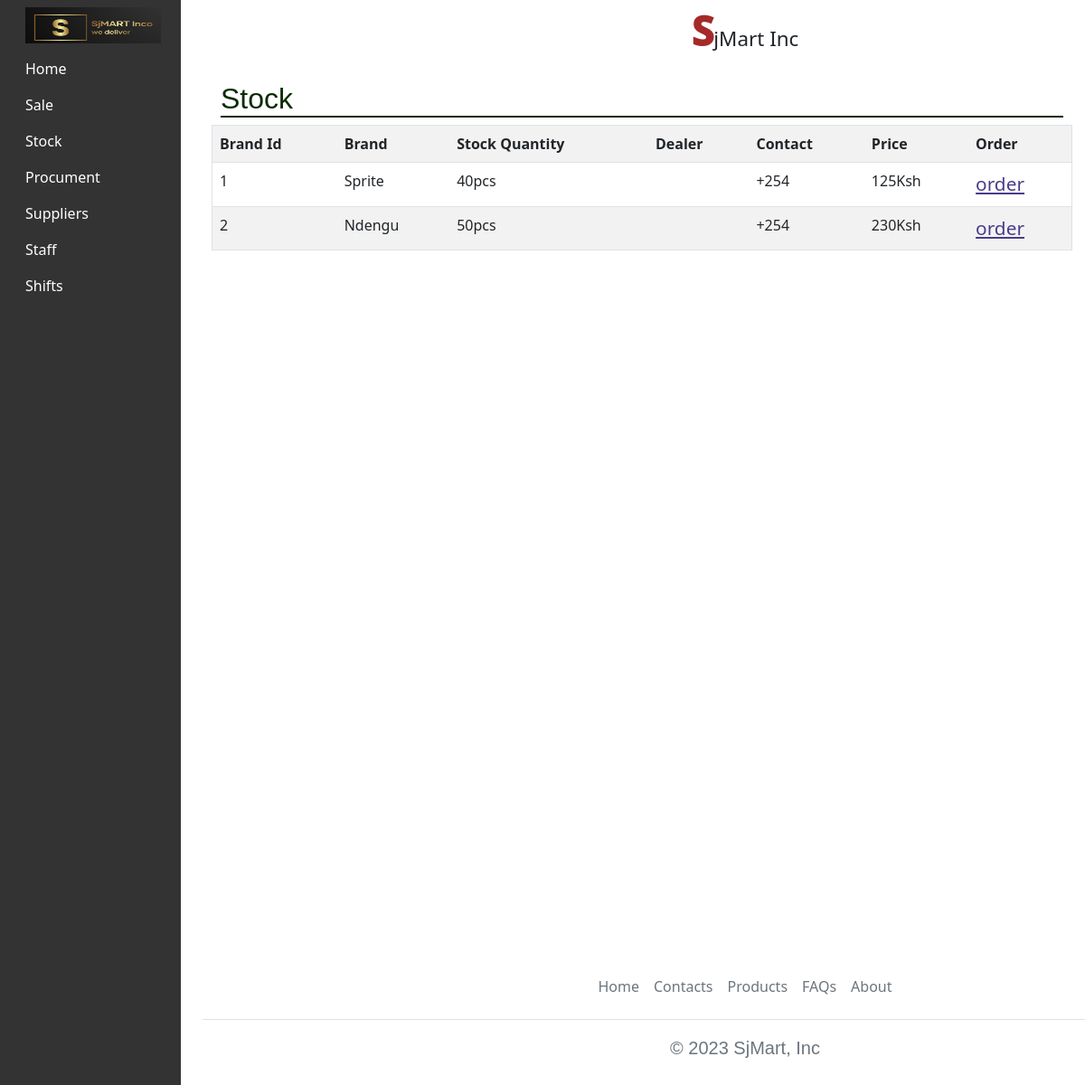
Screenshot of /mart/products with the database file from the repository.
### mart/models.py (models this page shows, shortened)
class Acquisition(models.Model):
    brand_id = models.AutoField(primary_key=True)
    name = models.ForeignKey("name",on_delete=models.CASCADE,null=True)
    distr = models.ForeignKey('suppliers',null=True,on_delete=models.CASCADE)
    brand = models.CharField(max_length=45, null=True)
    price = models.IntegerField(null=True)
    quantity = models.IntegerField(null = True)

### mart/views.py (the view)
# urls.py: path("products",views.goods,name='goods'),
def goods(request):
    stock  = Acquisition.objects.all()
    context = {
        "objects":stock,
    }
    return render(request,"mart/goods.html",context)

### mart/templates/mart/goods.html (shortened to what this page needs)
<!DOCTYPE html>
<html>
    <head>
        {%load static%}
        <link rel="stylesheet" href="{% static 'mart/style.css' %}">
        <link href="https://cdn.jsdelivr.net/npm/bootstrap@5.1.3/dist/css/bootstrap.min.css" rel="stylesheet">
    </head>
    <body>
<div class="container-fluid">
  <div class="row">
    <nav class="col-md-2 d-none d-md-block sidebar custom-bg-color">
      <div class="sidebar-sticky">
        <ul class="nav flex-column">
          <li class="nav-item">
            <a class="nav-link" href="#"><img src="{% static 'mart/images/logo.png' %}"  alt="not found"></a>
          </li>
          <li class="nav-item">
            <a class="nav-link active" href="{% url 'mart:home' %}">Home</a>
          </li>
          <li class="nav-item">
            <a class="nav-link" href="{% url 'mart:sales' %}">Sale</a>
          </li>
          <li class="nav-item">
            <a class="nav-link" href="{% url 'mart:goods' %}">Stock</a>
          </li>
          <li class="nav-item">
            <a class="nav-link" href="{% url 'mart:purchase' %}">Procument</a>
          </li>
          <li class="nav-item">
            <a class="nav-link" href="{% url 'mart:suppliers' %}">Suppliers</a>
          </li>
          <li class="nav-item">
            <a class="nav-link" href="{% url 'mart:staff' %}">Staff</a>
          </li>
          <li class="nav-item">
            <a class="nav-link" href="{% url 'mart:shifts' %}">Shifts</a>
          </li>
        </ul>
      </div>
    </nav>
    <main role="main" class="col-md-9 ml-sm-auto col-lg-10 px-md-4">
      <header class="head">SjMart Inc</header>
      <div style="margin-top: 90px;margin-bottom: 70px;">
        <h2>Stock</h2>
        <table class="table table-striped">
            <th>Brand Id</th>
            <th>Brand</th>
            <th>Stock Quantity</th>
            <th>Dealer</th>
            <th>Contact</th>
            <th>Price</th>
            <th>Order</th>
            {% for x in objects%}
            <tr>
                <td>{{x.brand_id}}</td>
                <td>{{x.brand}}</td>
                <td>{{x.quantity}}pcs</td>
                <td>{{x.d}}</td>
                <td>+254{{x.dealer_contact}}</td>
                <td>{{x.price}}Ksh</td>
                <td><a  href="{% url 'mart:buy' x.brand_id %}" style="font-size: 1.3em;color:darkslateblue;">order</a></td>
            </tr>
            {% endfor%}
        </table>
      </div>
      <div class="footer">
        <ul class="nav justify-content-center border-bottom pb-3 mb-3">
            <li class="nav-item"><a href="#" class="nav-link px-2 text-muted">Home</a></li>
            <li class="nav-item"><a href="#" class="nav-link px-2 text-muted">Contacts</a></li>
            <li class="nav-item"><a href="#" class="nav-link px-2 text-muted">Products</a></li>
            <li class="nav-item"><a href="#" class="nav-link px-2 text-muted">FAQs</a></li>
            <li class="nav-item"><a href="#" class="nav-link px-2 text-muted">About</a></li>
        </ul>
        <p class="text-center text-muted">&copy; 2023 SjMart, Inc</p>
    </div>
      </div>
  </div>
    </body>
</html>

### mart/static/mart/style.css (style rules this page uses)
table { width: 90%; border-radius: 50%; }
table,th,td,tr { border: 1px solid rgb(0, 7, 0); border-collapse: collapse; padding: 10px 15px; }
td,tr { border: 3px solid rgb(9, 70, 9); border-collapse: collapse; padding: 10px 30px; }
p { font-family: Arial, Helvetica, sans-serif; font-size: 1.25em; }
h2 { margin-left: 20px; font-family: Arial, Helvetica, sans-serif; font-size: 1.3em; color: rgb(10, 44, 2); }
body { margin: 0; padding: 0; font-family: Arial, sans-serif; }
table { margin-left: 10px; }
h2 { border-bottom: 2px solid ; }
a { text-decoration: none; }

### mart/templates/mart/goods.html (style rules this page uses)
.custom-bg-color { background-color: #333; }
.custom-bg-color .nav-link { color: white; }
.custom-bg-color .nav-link img { width: 150px; height: 40px; }
.sidebar { height: 150vh; overflow-y: auto; }
.head { position: fixed; top: 0; width: 100%; padding: 20px; font-weight: 400; font-size: 1.4em; text-align: center; margin-top: -20px; background-color: white; z-index: 1; }
.head::first-letter { font-size: 1.5em; color: brown; font-size: 2em; font-weight: 1000; }
.footer { position: fixed; bottom: 0; width: 100%; background-color: white; padding: 10px 0; text-align: center; z-index: 1; }

### rows the page displays
Acquisition: brand_id "1", brand "Sprite", quantity "40", price "125"
Acquisition: brand_id "2", brand "Ndengu", quantity "50", price "230"
